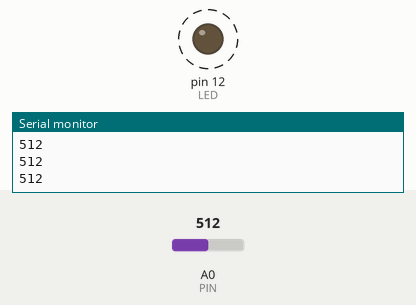
Bench run of a sketch on a simulated Arduino Uno, built with avr-gcc and run on an emulated ATmega328P. On the bench: output pins drawn as LEDs (lit = HIGH), the last lines printed to the serial monitor. Dashed ring = blinking. The inputs (shaded band) are chosen by the test bench; at power-on: A0 (PIN) = 512.

Above: at 1.2 s.
1.3 s: A0 (PIN) set to 0
At 1.54 s:
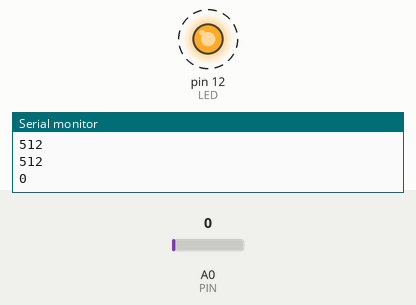
4.3 s: A0 (PIN) set to 716
At 4.71 s:
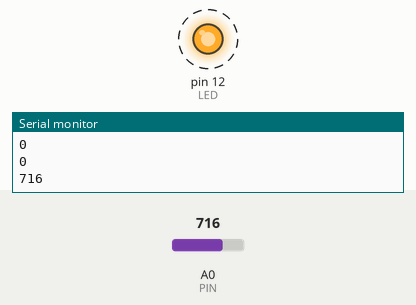
Timing chart, 0 to 13.3 s (numbered marks = the images above; inputs shaded):
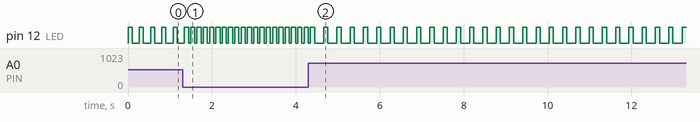

Measured:
- after the input at 1.3 s, pin 12 (LED): alternates HIGH for 0.10 s and LOW for 0.05 s, starting after 0.19 s
- after the input at 4.3 s, pin 12 (LED): alternates HIGH for 0.10 s and LOW for 0.22 s, starting after 0.36 s
- by itself, pin 12 (LED): alternates HIGH for 0.10 s and LOW for 0.17 s

The sketch:

sketch_nov29a_potentiometer_basecode.ino
```cpp
//potentiometer tutorial
#define PIN 14
#define LED 12
//#define BUTTON_PIN

int potPin = PIN;
int lum= 15;

void setup() {
  // put your setup code here, to run once:
Serial.begin(9600);
pinMode(LED, OUTPUT);
}

void loop() {
 int potValue = analogRead(potPin);
  int delayTime = map(potValue, 0, 4095, 50, 1000);
  digitalWrite(LED, HIGH);
  delay(100);  // Adjust this value if needed for the desired on time
  digitalWrite(LED, LOW);
  delay(delayTime);
Serial.println(potValue);
}
```
